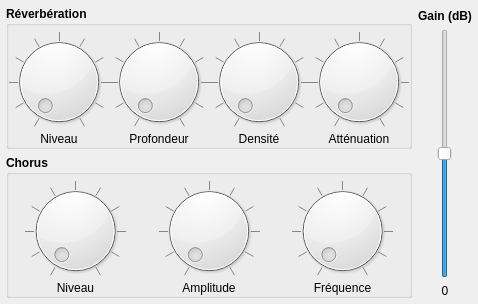
     <widget class="QWidget" name="tabSynth">
      <attribute name="title">
       <string>Synthétiseur</string>
      </attribute>
      <layout class="QHBoxLayout" name="horizontalLayout_3">
       <property name="leftMargin">
        <number>6</number>
       </property>
       <property name="topMargin">
        <number>6</number>
       </property>
       <property name="rightMargin">
        <number>6</number>
       </property>
       <property name="bottomMargin">
        <number>6</number>
       </property>
       <item>
        <layout class="QVBoxLayout" name="verticalLayout_2">
         <item>
          <widget class="QGroupBox" name="groupBox">
           <property name="sizePolicy">
            <sizepolicy hsizetype="Expanding" vsizetype="Preferred">
             <horstretch>0</horstretch>
             <verstretch>0</verstretch>
            </sizepolicy>
           </property>
           <property name="font">
            <font>
             <weight>75</weight>
             <bold>true</bold>
            </font>
           </property>
           <property name="title">
            <string>Réverbération</string>
           </property>
           <property name="alignment">
            <set>Qt::AlignLeading|Qt::AlignLeft|Qt::AlignTop</set>
           </property>
           <property name="flat">
            <bool>true</bool>
           </property>
           <property name="checkable">
            <bool>false</bool>
           </property>
           <layout class="QGridLayout" name="gridLayout">
            <property name="leftMargin">
             <number>0</number>
            </property>
            <property name="topMargin">
             <number>6</number>
            </property>
            <property name="rightMargin">
             <number>0</number>
            </property>
            <property name="bottomMargin">
             <number>0</number>
            </property>
            <property name="spacing">
             <number>0</number>
            </property>
            <item row="2" column="0">
             <widget class="QLabel" name="label_6">
              <property name="font">
               <font>
                <weight>50</weight>
                <bold>false</bold>
               </font>
              </property>
              <property name="text">
               <string>Niveau</string>
              </property>
              <property name="alignment">
               <set>Qt::AlignCenter</set>
              </property>
             </widget>
            </item>
            <item row="0" column="0">
             <widget class="QDial" name="dialRevNiveau">
              <property name="maximum">
               <number>100</number>
              </property>
              <property name="notchTarget">
               <double>10.000000000000000</double>
              </property>
              <property name="notchesVisible">
               <bool>true</bool>
              </property>
             </widget>
            </item>
            <item row="0" column="1">
             <widget class="QDial" name="dialRevProfondeur">
              <property name="maximum">
               <number>100</number>
              </property>
              <property name="notchTarget">
               <double>10.000000000000000</double>
              </property>
              <property name="notchesVisible">
               <bool>true</bool>
              </property>
             </widget>
            </item>
            <item row="0" column="2">
             <widget class="QDial" name="dialRevDensite">
              <property name="maximum">
               <number>100</number>
              </property>
              <property name="notchTarget">
               <double>10.000000000000000</double>
              </property>
              <property name="notchesVisible">
               <bool>true</bool>
              </property>
             </widget>
            </item>
            <item row="0" column="3">
             <widget class="QDial" name="dialRevAttenuation">
              <property name="maximum">
               <number>100</number>
              </property>
              <property name="notchTarget">
               <double>10.000000000000000</double>
              </property>
              <property name="notchesVisible">
               <bool>true</bool>
              </property>
             </widget>
            </item>
            <item row="2" column="1">
             <widget class="QLabel" name="label_7">
              <property name="font">
               <font>
                <weight>50</weight>
                <bold>false</bold>
               </font>
              </property>
              <property name="text">
               <string>Profondeur</string>
              </property>
              <property name="alignment">
               <set>Qt::AlignCenter</set>
              </property>
             </widget>
            </item>
            <item row="2" column="2">
             <widget class="QLabel" name="label_8">
              <property name="font">
               <font>
                <weight>50</weight>
                <bold>false</bold>
               </font>
              </property>
              <property name="text">
               <string>Densité</string>
              </property>
              <property name="alignment">
               <set>Qt::AlignCenter</set>
              </property>
             </widget>
            </item>
            <item row="2" column="3">
             <widget class="QLabel" name="label_9">
              <property name="font">
               <font>
                <weight>50</weight>
                <bold>false</bold>
               </font>
              </property>
              <property name="text">
               <string>Atténuation</string>
              </property>
              <property name="alignment">
               <set>Qt::AlignCenter</set>
              </property>
             </widget>
            </item>
           </layout>
          </widget>
         </item>
         <item>
          <widget class="QGroupBox" name="groupBox_2">
           <property name="sizePolicy">
            <sizepolicy hsizetype="Expanding" vsizetype="Preferred">
             <horstretch>0</horstretch>
             <verstretch>0</verstretch>
            </sizepolicy>
           </property>
           <property name="font">
            <font>
             <weight>75</weight>
             <bold>true</bold>
            </font>
           </property>
           <property name="title">
            <string>Chorus</string>
           </property>
           <property name="alignment">
            <set>Qt::AlignLeading|Qt::AlignLeft|Qt::AlignTop</set>
           </property>
           <property name="flat">
            <bool>true</bool>
           </property>
           <layout class="QGridLayout" name="gridLayout_3">
            <property name="leftMargin">
             <number>0</number>
            </property>
            <property name="topMargin">
             <number>6</number>
            </property>
            <property name="rightMargin">
             <number>0</number>
            </property>
            <property name="bottomMargin">
             <number>0</number>
            </property>
            <property name="spacing">
             <number>0</number>
            </property>
            <item row="1" column="0">
             <widget class="QLabel" name="label_10">
              <property name="font">
               <font>
                <weight>50</weight>
                <bold>false</bold>
               </font>
              </property>
              <property name="text">
               <string>Niveau</string>
              </property>
              <property name="alignment">
               <set>Qt::AlignCenter</set>
              </property>
             </widget>
            </item>
            <item row="0" column="2">
             <widget class="QDial" name="dialChoFrequence">
              <property name="maximum">
               <number>100</number>
              </property>
              <property name="notchTarget">
               <double>10.000000000000000</double>
              </property>
              <property name="notchesVisible">
               <bool>true</bool>
              </property>
             </widget>
            </item>
            <item row="0" column="0">
             <widget class="QDial" name="dialChoNiveau">
              <property name="maximum">
               <number>100</number>
              </property>
              <property name="notchTarget">
               <double>10.000000000000000</double>
              </property>
              <property name="notchesVisible">
               <bool>true</bool>
              </property>
             </widget>
            </item>
            <item row="1" column="2">
             <widget class="QLabel" name="label_12">
              <property name="font">
               <font>
                <weight>50</weight>
                <bold>false</bold>
               </font>
              </property>
              <property name="text">
               <string>Fréquence</string>
              </property>
              <property name="alignment">
               <set>Qt::AlignCenter</set>
              </property>
             </widget>
            </item>
            <item row="1" column="1">
             <widget class="QLabel" name="label_11">
              <property name="font">
               <font>
                <weight>50</weight>
                <bold>false</bold>
               </font>
              </property>
              <property name="text">
               <string>Amplitude</string>
              </property>
              <property name="alignment">
               <set>Qt::AlignCenter</set>
              </property>
             </widget>
            </item>
            <item row="0" column="1">
             <widget class="QDial" name="dialChoAmplitude">
              <property name="maximum">
               <number>100</number>
              </property>
              <property name="notchTarget">
               <double>10.000000000000000</double>
              </property>
              <property name="notchesVisible">
               <bool>true</bool>
              </property>
             </widget>
            </item>
           </layout>
          </widget>
         </item>
        </layout>
       </item>
       <item>
        <layout class="QVBoxLayout" name="verticalLayout_3">
         <property name="topMargin">
          <number>3</number>
         </property>
         <item>
          <widget class="QLabel" name="label_5">
           <property name="sizePolicy">
            <sizepolicy hsizetype="Preferred" vsizetype="Preferred">
             <horstretch>0</horstretch>
             <verstretch>0</verstretch>
            </sizepolicy>
           </property>
           <property name="font">
            <font>
             <weight>75</weight>
             <bold>true</bold>
            </font>
           </property>
           <property name="text">
            <string>Gain (dB)</string>
           </property>
           <property name="alignment">
            <set>Qt::AlignCenter</set>
           </property>
          </widget>
         </item>
         <item>
          <widget class="QSlider" name="sliderGain">
           <property name="sizePolicy">
            <sizepolicy hsizetype="Preferred" vsizetype="Expanding">
             <horstretch>0</horstretch>
             <verstretch>0</verstretch>
            </sizepolicy>
           </property>
           <property name="minimum">
            <number>-50</number>
           </property>
           <property name="maximum">
            <number>50</number>
           </property>
           <property name="orientation">
            <enum>Qt::Vertical</enum>
           </property>
           <property name="tickPosition">
            <enum>QSlider::NoTicks</enum>
           </property>
           <property name="tickInterval">
            <number>25</number>
           </property>
          </widget>
         </item>
         <item>
          <widget class="QLabel" name="labelGain">
           <property name="minimumSize">
            <size>
             <width>30</width>
             <height>0</height>
            </size>
           </property>
           <property name="text">
            <string notr="true">0</string>
           </property>
           <property name="alignment">
            <set>Qt::AlignCenter</set>
           </property>
          </widget>
         </item>
        </layout>
       </item>
      </layout>
     </widget>
